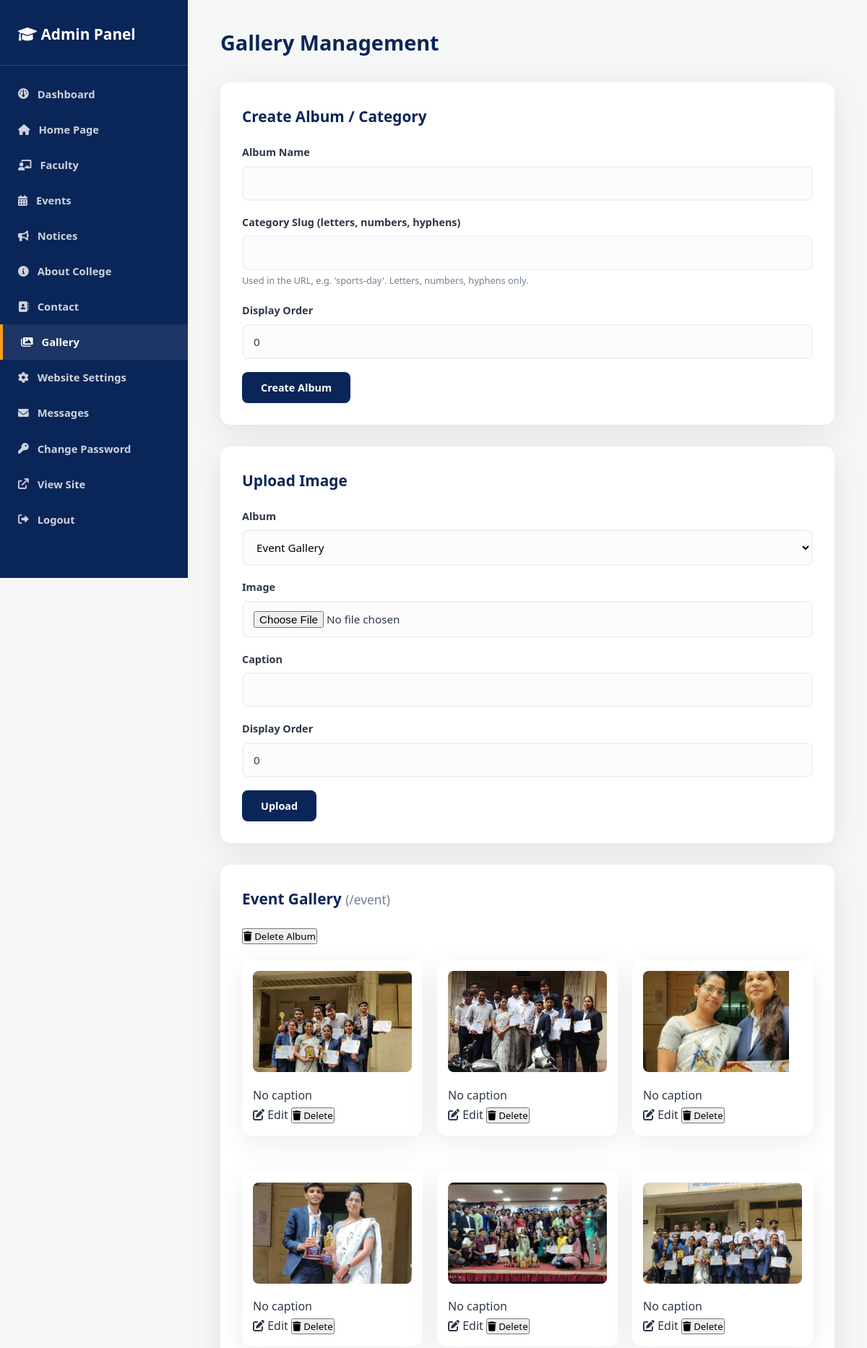
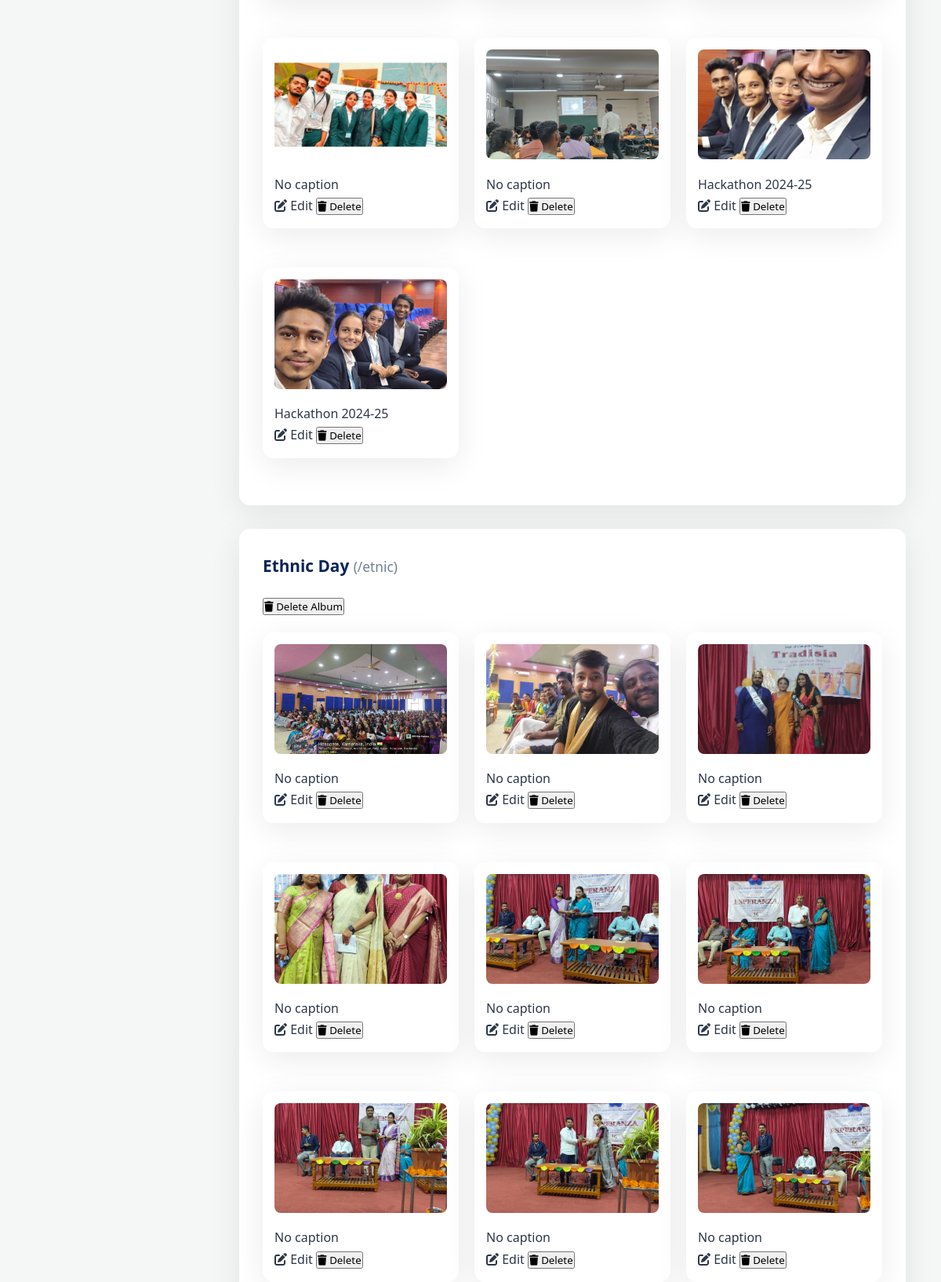
Page /admin/gallery (signed in, upper part) on the committed database (2 pictures, top to bottom).
### app/models.py (models this page shows)
class GalleryAlbum(db.Model):
    __tablename__ = "gallery_albums"
    id = db.Column(db.Integer, primary_key=True)
    name = db.Column(db.String(150), nullable=False)
    category = db.Column(db.String(80), unique=True, nullable=False)
    display_order = db.Column(db.Integer, default=0)
    images = db.relationship(
        "GalleryImage", backref="album", cascade="all, delete-orphan",
        order_by="GalleryImage.display_order",
    )

class GalleryImage(db.Model):
    __tablename__ = "gallery_images"
    id = db.Column(db.Integer, primary_key=True)
    album_id = db.Column(db.Integer, db.ForeignKey("gallery_albums.id"), nullable=False)
    image = db.Column(db.String(300), nullable=False)
    caption = db.Column(db.String(200), default="")
    display_order = db.Column(db.Integer, default=0)

### app/routes/admin.py (the view, shortened to what this page needs)
@admin_bp.route("/admin/gallery", methods=["GET", "POST"])
@login_required
def admin_gallery():
    album_form = GalleryAlbumForm()
    albums = models.GalleryAlbum.query.order_by(models.GalleryAlbum.display_order).all()
    image_form = GalleryImageForm()
    image_form.album_id.choices = [(a.id, a.name) for a in albums]
    return render_template(
        "admin/gallery.html", album_form=album_form, image_form=image_form,
        albums=albums, delete_form=DeleteForm(),
    )

### app/forms.py
class GalleryAlbumForm(FlaskForm):
    name = StringField("Album Name", validators=[DataRequired(), Length(max=150)])
    category = StringField(
        "Category Slug (letters, numbers, hyphens)",
        validators=[DataRequired(), Length(max=80)],
    )
    display_order = IntegerField("Display Order", default=0, validators=[Optional()])

class GalleryImageForm(FlaskForm):
    album_id = SelectField("Album", coerce=int, validators=[DataRequired()])
    image = FileField("Image", validators=[DataRequired(), FileAllowed(IMAGE_EXTENSIONS, IMAGE_MESSAGE)])
    caption = StringField("Caption", validators=[Optional(), Length(max=200)])
    display_order = IntegerField("Display Order", default=0, validators=[Optional()])

### app/__init__.py (called while the page is built)
def _register_context_processors(app: Flask) -> None:
    @app.context_processor
    def inject_site_settings():
        from .models import SiteSetting
        try:
            settings = SiteSetting.get()
        except Exception:
            settings = None
        return {"site_settings": settings}

def _register_security_headers(app: Flask) -> None:
    @app.after_request
    def set_secure_headers(response):
        response.headers.setdefault("X-Content-Type-Options", "nosniff")
        response.headers.setdefault("X-Frame-Options", "SAMEORIGIN")
        response.headers.setdefault("Referrer-Policy", "strict-origin-when-cross-origin")
        return response

### app/models.py (called while the page is built)
def _singleton_get(model):
    row = model.query.get(1)
    if row is None:
        row = model(id=1)
        db.session.add(row)
        db.session.commit()
    return row

    @staticmethod
    def get():
        return _singleton_get(SiteSetting)

### app/utils.py (called while the page is built)
def login_required(view):
    @wraps(view)
    def wrapped(*args, **kwargs):
        if not session.get("logged_in"):
            flash("Please log in to continue.", "danger")
            return redirect(url_for("admin.login"))
        return view(*args, **kwargs)
    return wrapped

### templates/admin/gallery.html (shortened to what this page needs)
{% extends "admin/_base.html" %}
{% from "admin/_macros.html" import field, delete_button %}
{% block heading %}Gallery Management{% endblock %}
{% block content %}
<div class="admin-card">
    <h2>Create Album / Category</h2>
    <form method="POST">
        {{ field(album_form.name) }}
        {{ field(album_form.category, hint="Used in the URL, e.g. 'sports-day'. Letters, numbers, hyphens only.") }}
        {{ field(album_form.display_order) }}
        <button type="submit" class="btn btn-save">Create Album</button>
    </form>
</div>
<div class="admin-card">
    <h2>Upload Image</h2>
    <form method="POST" action="{{ url_for('admin.add_gallery_image') }}" enctype="multipart/form-data">
        {{ field(image_form.album_id) }}
        {{ field(image_form.image) }}
        {{ field(image_form.caption) }}
        {{ field(image_form.display_order) }}
        <button type="submit" class="btn btn-save">Upload</button>
    </form>
</div>
{% for album in albums %}
<div class="admin-card">
    <h2>{{ album.name }} <small style="color:var(--text-muted); font-weight:400;">(/{{ album.category }})</small></h2>
    {{ delete_button(url_for('admin.delete_gallery_album', album_id=album.id), delete_form, label="Delete Album", confirm_msg="Delete album '" + album.name + "' and all its images?") }}
    <div class="module-grid" style="margin-top:20px;">
        {% for image in album.images %}
        <div class="admin-card" style="padding:15px;">
            <img src="{{ url_for('static', filename=image.image) }}" style="width:100%; height:140px; object-fit:cover; border-radius:8px; margin-bottom:10px;">
            <p>{{ image.caption or "No caption" }}</p>
            <a href="{{ url_for('admin.edit_gallery_image', image_id=image.id) }}"><i class="fas fa-edit"></i> Edit</a>
            {{ delete_button(url_for('admin.delete_gallery_image', image_id=image.id), delete_form, confirm_msg="Delete this image?") }}
        </div>
        {% else %}
        <p>No images in this album yet.</p>
        {% endfor %}
    </div>
</div>
{% else %}
<p>No albums yet - create one above.</p>
{% endfor %}
{% endblock %}

### templates/admin/_macros.html (shortened to what this page needs)
{% macro field(f, hint=None) %}
<div class="form-group">
    {{ f.label(class="form-label") }}
    {{ f(class="form-control") }}
    {% if hint %}<div class="form-hint">{{ hint }}</div>{% endif %}
</div>
{% endmacro %}
{% macro delete_button(action, delete_form, label="Delete", confirm_msg="Delete this item? This cannot be undone.") %}
<form action="{{ action }}" method="POST" style="display:inline;" onsubmit="return confirm('{{ confirm_msg }}')">
    <button type="submit" class="danger"><i class="fas fa-trash"></i> {{ label }}</button>
</form>
{% endmacro %}

### static/css/style.css (style rules this page uses)
:root { --bg-color: #f4f7f6; --white: #ffffff; --primary: #0a2558; --primary-light: #1e4c9a; --accent: #ff9f1c; --text-main: #2d3748; --text-muted: #718096; --shadow-soft: 0 10px 40px rgba(0,0,0,0.08); --shadow-hover: 0 20px 50px rgba(0,0,0,0.12); }
* { margin: 0; padding: 0; box-sizing: border-box; font-family: 'Segoe UI', 'Roboto', Helvetica, Arial, sans-serif; }
body { background-color: var(--bg-color); color: var(--text-main); line-height: 1.7; overflow-x: hidden; }
a { text-decoration: none; color: inherit; transition: 0.3s ease; }
input, textarea { width: 100%; padding: 18px; border: 2px solid #edf2f7; border-radius: 10px; background: #fcfcfc; font-size: 1rem; transition: 0.3s; outline: none; color: var(--text-main); }

### static/css/admin.css (style rules this page uses)
.admin-card { background: #fff; padding: 30px; border-radius: 14px; box-shadow: var(--shadow-soft); margin-bottom: 30px; }
.admin-card h2 { color: var(--primary); margin-bottom: 20px; font-size: 1.3rem; }
.module-grid { display: grid; grid-template-columns: repeat(auto-fit, minmax(220px, 1fr)); gap: 20px; }
.form-group { margin-bottom: 18px; }
.form-label { display: block; font-weight: 600; margin-bottom: 6px; color: var(--text-main); font-size: 0.9rem; }
.form-control { width: 100%; padding: 12px 14px; border: 2px solid #edf2f7; border-radius: 8px; background: #fcfcfc; font-size: 0.95rem; }
.form-hint { color: var(--text-muted); font-size: 0.8rem; margin-top: 4px; }
.btn { display: inline-block; padding: 12px 26px; border-radius: 8px; font-weight: 700; border: none; cursor: pointer; font-size: 0.9rem; text-align: center; }
.btn-save { background: var(--primary); color: #fff; }

### rows in the picture
GalleryAlbum: name "Event Gallery", category "event", label "Delete Album"
GalleryImage: image (picture), caption "No caption", label "Delete"
GalleryImage: image (picture), caption "No caption", label "Delete"
GalleryImage: image (picture), caption "No caption", label "Delete"
GalleryImage: image (picture), caption "No caption", label "Delete"
GalleryImage: image (picture), caption "No caption", label "Delete"
GalleryImage: image (picture), caption "No caption", label "Delete"
GalleryImage: image (picture), caption "No caption", label "Delete"
GalleryImage: image (picture), caption "No caption", label "Delete"
GalleryImage: image (picture), caption "Hackathon 2024-25", label "Delete"
GalleryImage: image (picture), caption "Hackathon 2024-25", label "Delete"
GalleryAlbum: name "Ethnic Day", category "etnic", label "Delete Album"
GalleryImage: image (picture), caption "No caption", label "Delete"
GalleryImage: image (picture), caption "No caption", label "Delete"
GalleryImage: image (picture), caption "No caption", label "Delete"
GalleryImage: image (picture), caption "No caption", label "Delete"
GalleryImage: image (picture), caption "No caption", label "Delete"
GalleryImage: image (picture), caption "No caption", label "Delete"
GalleryImage: image (picture), caption "No caption", label "Delete"
GalleryImage: image (picture), caption "No caption", label "Delete"
GalleryImage: image (picture), caption "No caption", label "Delete"

### other values in the picture
{{ f.label(class="form-label") }} "Album Name Category Slug (letters, numbers, hyphens) Display Order Album Image Caption Display Order"
{{ hint }} "Used in the URL, e.g. 'sports-day'. Letters, numbers, hyphens only."
